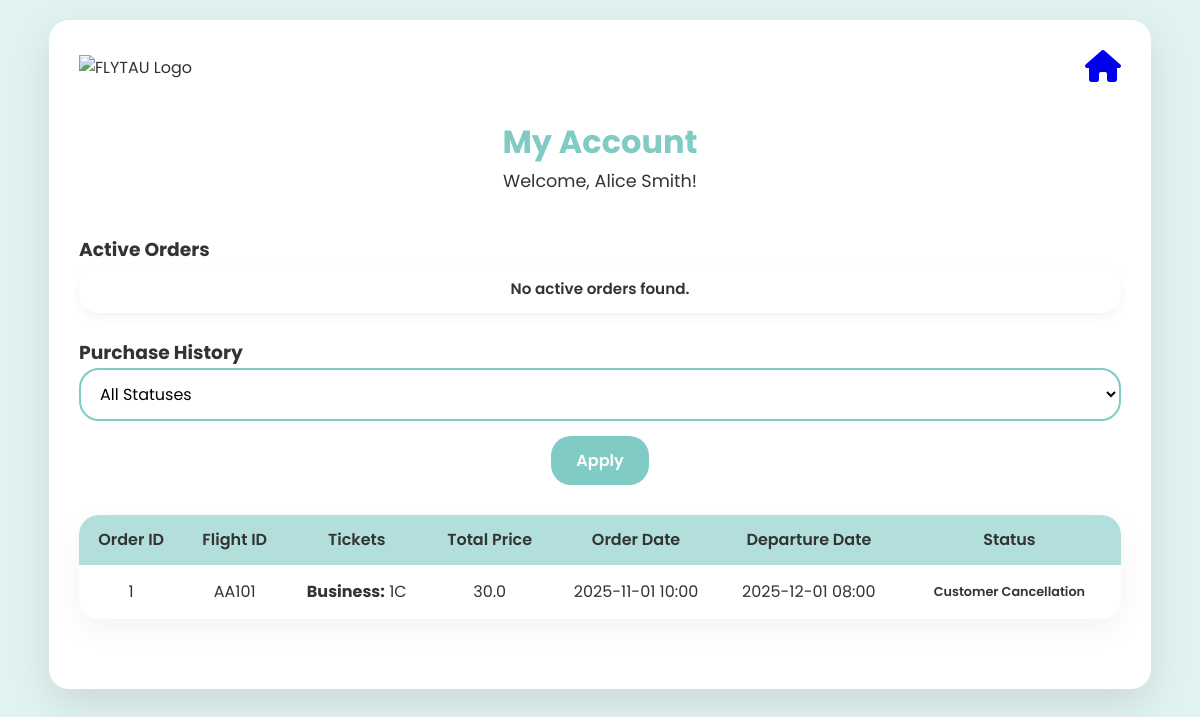
Page /my_account (signed in) on the committed database.
### tables this page shows
CREATE TABLE Orders (
    Order_ID INTEGER PRIMARY KEY,
    Flight_IDFK VARCHAR(10),
    Customer_type VARCHAR(20),
    Customer_email VARCHAR(100),
    Execute_DateTime DATETIME,
    Total_Price FLOAT,
    Status VARCHAR(50),
    FOREIGN KEY (Flight_IDFK) REFERENCES Flights(Flight_ID)
);

### main.py (the view)
@app.route('/my_account')
def my_account():
    if not SessionService.get_user_role(session):
        return redirect('/login')
    username = SessionService.get_username(session)
    now = datetime.now()
    cancel_time_limit = now + timedelta(hours=36)
    selected_status = request.args.get('status', '')
    if session.get('is_guest_view'):
        raw_orders = Order.get_guest_orders(session.get('guest_order_id'), session.get('guest_email'))
        is_guest = True
    else:
        if 'User_email' not in session:
            return redirect('/login')
        raw_orders = Order.get_user_orders(session['User_email'])
        is_guest = False
    active_orders = []
    past_orders = []
    seen_order_ids = set()
    for o in raw_orders:
        if o['order_id'] in seen_order_ids:
            continue
        seen_order_ids.add(o['order_id'])
        seats_data = Order.get_seats_by_order(o['order_id'])
        o['seats'] = seats_data
        dep_time = o['departure_time']
        if dep_time and isinstance(dep_time, datetime) and dep_time > now and o['status'] == 'Active':
            o['display_status'] = 'Active'
            active_orders.append(o)
        else:
            if not selected_status or o['display_status'] == selected_status:
                past_orders.append(o)
    return render_template(
        'my_account.html',
        active_orders=active_orders,
        past_orders=past_orders,
        is_guest=is_guest,
        cancel_time_limit=cancel_time_limit,
        selected_status=selected_status,
        username=username
    )

### utilise.py (called while the page is built)
    @staticmethod
    def get_db():
        db_path = "/home/amitaloni890/FlyTAU/flytau.db"
        mydb = sqlite3.connect(db_path, check_same_thread=False)
        mydb.row_factory = sqlite3.Row
        mydb.isolation_level = None
        return mydb

    @staticmethod
    @contextmanager
    def db_cur():
        db = DBService.get_db()
        cursor = db.cursor()
        try:
            yield cursor
        finally:
            cursor.close()
            db.close()

    @staticmethod
    def run(query, params=None, fetchone=False, fetchall=False):
        with DBService.db_cur() as cursor:
            cursor.execute(query, params or [])
            if fetchone:
                return cursor.fetchone()
            if fetchall:
                return cursor.fetchall()
            return None

    @staticmethod
    def get_user_role(session):
        if 'Manager_ID' in session:
            return 'admin'
        elif 'User_email' in session:
            return 'user'
        elif session.get('guest', False):
            return 'guest'
        return None

    @staticmethod
    def get_username(session):
        role = SessionService.get_user_role(session)
        if role == 'admin':
            return session.get('Manager_Name', '')
        if role == 'user':
            return session.get('Username', '')
        if role == 'guest':
            return 'Guest'
        return ''

    @staticmethod
    def get_display_status(db_status, arrival_time):
        now = datetime.now()
        if isinstance(arrival_time, str):
            arrival_time = arrival_time.split('.')[0]
            try:
                arrival_time = datetime.strptime(arrival_time, '%Y-%m-%d %H:%M:%S')
            except ValueError:
                arrival_time = datetime.strptime(arrival_time, '%Y-%m-%d %H:%M')
        if db_status in ['Customer Cancellation', 'Canceled', 'Completed']:
            return db_status
        if db_status == 'Active' and arrival_time <= now:
            return 'Completed'
        return db_status

### templates/my_account.html (shortened to what this page needs)
<!DOCTYPE html>
<html lang="en">
<head>
    <link rel="stylesheet" href="{{ url_for('static', filename='styles.css') }}">
    <link rel="stylesheet" href="https://cdnjs.cloudflare.com/ajax/libs/font-awesome/6.5.0/css/all.min.css">
</head>
<body>
<div class="page-wrapper">
    <header class="header">
        <img src="https://i.postimg.cc/pd384dgh/logo.png" alt="FLYTAU Logo" class="logo">
        <a href="/" class="home-icon">
            <span class="fa-solid fa-house fa-2x"></span>
        </a>
    </header>
    <div class="layout">
        <main>
            <section class="hero">
                <h2>My Account</h2>
                {% if not is_guest %}
                    <p>Welcome, {{ username }}!</p>
                {% endif %}
            </section>
            <h3>Active Orders</h3>
            {% if active_orders %}
                <table class="flights-table">
                    <thead>
                        <tr>
                            <th>Order ID</th>
                            <th>Flight ID</th>
                            <th>Tickets</th>
                            <th>Total Price</th>
                            <th>Order Date</th>
                            <th>Departure Date</th>
                            <th>Action</th>
                        </tr>
                    </thead>
                    <tbody>
                        {% for order in active_orders %}
                            <tr>
                                <td>{{ order.order_id }}</td>
                                <td>{{ order.flight_id }}</td>
                                <td>
                                    {% if order.seats.Business %}
                                        <strong>Business:</strong> {{ order.seats.Business|join(', ') }}<br>
                                    {% endif %}
                                    {% if order.seats.Economy %}
                                        <strong>Economy:</strong> {{ order.seats.Economy|join(', ') }}
                                    {% endif %}
                                    {% if not order.seats.Business and not order.seats.Economy %}
                                        -
                                    {% endif %}
                                </td>
                                <td>{{ order.total_price }}</td>
                                <td>{{ order.order_date.strftime('%Y-%m-%d %H:%M') }}</td>
                                <td>{{ order.departure_time.strftime('%Y-%m-%d %H:%M') }}</td>
                                <td>
                                    {% if order.departure_time > cancel_time_limit %}
                                        <form action="/cancel_order/{{ order.order_id }}" method="POST">
                                            <button type="submit" class="cancel-button">
                                                Cancel Flight
                                                <span class="fa-solid fa-xmark"></span>
                                            </button>
                                        </form>
                                    {% else %}
                                        <span class="status-badge canceled">
                                            Cannot cancel
                                        </span>
                                    {% endif %}
                                </td>
                            </tr>
                        {% endfor %}
                    </tbody>
                </table>
            {% else %}
                <p class="alert-message">No active orders found.</p>
            {% endif %}
            {% if not is_guest %}
                <h3>Purchase History</h3>
                <form method="GET" action="/my_account" class="search-form">
                    <select name="status" class="form-input">
                        <option value="">All Statuses</option>
                    </select>
                    <button type="submit">Apply</button>
                </form>
                {% if past_orders %}
                    <table class="flights-table">
                        <thead>
                            <tr>
                                <th>Order ID</th>
                                <th>Flight ID</th>
                                <th>Tickets</th>
                                <th>Total Price</th>
                                <th>Order Date</th>
                                <th>Departure Date</th>
                                <th>Status</th>
                            </tr>
                        </thead>
                        <tbody>
                            {% for order in past_orders %}
                                <tr>
                                    <td>{{ order.order_id }}</td>
                                    <td>{{ order.flight_id }}</td>
                                    <td>
                                        {% if order.seats.Business %}
                                            <strong>Business:</strong> {{ order.seats.Business|join(', ') }}<br>
                                        {% endif %}
                                    </td>
                                    <td>{{ order.total_price }}</td>
                                    <td>{{ order.order_date.strftime('%Y-%m-%d %H:%M') }}</td>
                                    <td>{{ order.departure_time.strftime('%Y-%m-%d %H:%M') }}</td>
                                    <td>
                                        <span class="status-badge {{ order.display_status|lower|replace(' ', '-') }}">
                                            {{ order.display_status }}
                                        </span>
                                    </td>
                                </tr>
                            {% endfor %}
                        </tbody>
                    </table>
                {% else %}
                    <p class="alert-message">No orders found.</p>
                {% endif %}
            {% endif %}
        </main>
    </div>
</div>
</body>
</html>

### static/styles.css (style rules this page uses)
:root { --white: #fff; --dark: #333; --primary: #e0f2f1; --secondary: #b2dfdb; --accent: #80cbc4; --light: #f1f8f7; --border-radius: 20px; --transition: 0.3s; --box-shadow: 0 15px 40px rgba(0,0,0,0.1); --status-active-bg: #d1e7dd; --status-active-color: #0f5132; --status-completed-bg: #e2e3e5; --status-completed-color: #41464b; --status-full-bg: #fff3cd; --status-full-color: #664d03; --status-canceled-bg: #f8d7da; --status-canceled-color: #842029; }
* { margin: 0; padding: 0; box-sizing: border-box; font-family: 'Poppins', sans-serif; }
body { background-color: var(--primary); color: var(--dark); line-height: 1.6; display: flex; justify-content: center; padding: 20px; }
.page-wrapper { width: 95%; position: relative; margin: 0 auto; max-width: 1200px; background: var(--white); border-radius: var(--border-radius); box-shadow: var(--box-shadow); padding: 30px; }
.layout { display: flex; gap: 30px; }
main { flex: 1; }
.header { display: flex; justify-content: space-between; align-items: center; margin-bottom: 30px; }
.header .logo { max-width: 120px; }
.hero { text-align: center; margin-bottom: 40px; }
.hero p { font-size: 1.1rem; margin-bottom: 25px; color: var(--dark); }
.hero h2 { font-size: 2rem; color: var(--accent); }
.search-form { display: flex; flex-wrap: wrap; gap: 15px; margin-bottom: 30px; justify-content: center; }
.form-input { width: 100%; padding: 12px 15px; font-size: 1rem; border: 2px solid var(--accent); border-radius: var(--border-radius); transition: var(--transition); background-color: var(--white); }
.search-form button { padding: 12px 25px; font-size: 1rem; border-radius: var(--border-radius); border: none; background-color: var(--accent); color: var(--white); font-weight: 600; cursor: pointer; transition: var(--transition); }
.flights-table { width: 100%; border-collapse: collapse; margin-bottom: 40px; border-radius: var(--border-radius); overflow: hidden; box-shadow: 0 10px 30px rgba(0,0,0,0.05); }
.flights-table th, .flights-table td { padding: 12px 15px; text-align: center; }
.flights-table th { background-color: var(--secondary); font-weight: 600; }
.status-badge { padding: 5px 12px; border-radius: 20px; font-size: 0.8rem; font-weight: 600; display: inline-block; }
.alert-message { display: block; width: 100%; padding: 12px 15px; margin-bottom: 25px; border-radius: var(--border-radius); text-align: center; font-weight: 600; font-size: 0.95rem; box-shadow: 0 4px 10px rgba(0,0,0,0.05); }

### rows in the picture
Orders: order_id "1", flight_id "AA101", seats.Business "1C", total_price "30.0", order_date "2025-11-01 10:00", departure_time "2025-12-01 08:00", display_status "Customer Cancellation"

### other values in the picture
{{ username }} "Alice Smith"
